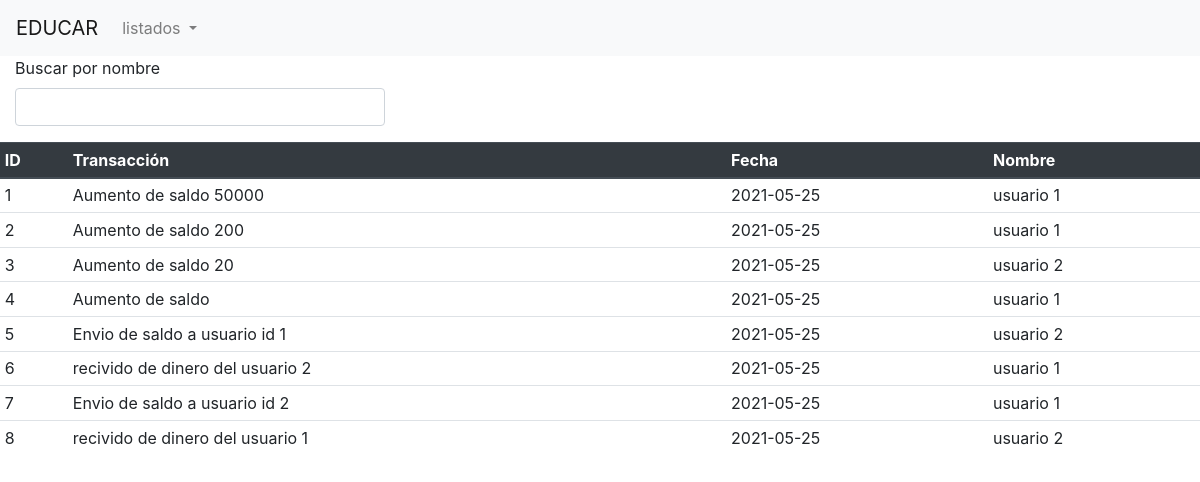
Screenshot of /transacciones.php with the database file from the repository.
### tables this page shows
CREATE TABLE `transacciones` (
  `ID_TRANSACCION` int(11) NOT NULL,
  `TIPO_DE_TRANSACCION` varchar(45) NOT NULL,
  `FECHA_TRANSACCION` date NOT NULL,
  `CANTIDAD` varchar(45) DEFAULT NULL,
  `USUARIO_ID_USUARIO` int(11) NOT NULL
);

CREATE TABLE `usuario` (
  `ID_USUARIO` int(11) NOT NULL,
  `NOMBRE` varchar(45) NOT NULL,
  `APELLIDO` varchar(45) NOT NULL,
  `SALDO` varchar(45) NOT NULL
);

### Admin/ComparModelo.php (called while the page is built, shortened)
<?php
class Conexion {
  private $servidor = "sql302.epizy.com";
  private $usuario = "epiz_28376393";
  private $contrasena = "WbnuPIIhQtKdzbn";
  private $based = "epiz_28376393_educar";
  private $conexion;
  private $result;
  public function conectar() {
    $this->conexion = new mysqli(
        $this->servidor, $this->usuario, $this->contrasena, $this->based
    );
    return true;
  }
  public function consulta($Campos, $Tabla, $Criterio, $Orden, $adicion = '', $adicionFin = '') {
    $sql = " SELECT $Campos FROM $Tabla";
    if ($this->result = $this->conexion->query($sql)) {
    }
  }
  function sigRegistro() {
    return $this->result->fetch_assoc();
  }
}

### transacciones.php (the view, shortened to what this page needs)
<?php
include 'Admin/ComparModelo.php';
?>
<!doctype html>
<html lang="es">
<head>
    <link rel="stylesheet" href="bootstrap-4/4.1/css/bootstrap.min.css" />
</head>
<body>
    <div class="" style="width : 100%; height : 100vh;">
        <?php
        include('menu.php');
        ?>
        <div class="form-group col-4">
            <label>Buscar por nombre</label>
            <input type="text" class="form-control buscar" id="buscar" name="buscar">
        </div>
        <div>
            <table class="table tableUsuarios table-sm table-hover">
                <thead class="thead-dark">
                    <tr>
                        <th>ID</th>
                        <th>Transacción</th>
                        <th>Fecha</th>
                        <th>Nombre</th>
                    </tr>
                </thead>
                <tbody>
                    <?php
                    $DB = new Conexion();
                    $DB->conectar();
                    $DB->Consulta('ID_TRANSACCION,TIPO_DE_TRANSACCION,FECHA_TRANSACCION,NOMBRE', 'transacciones INNER JOIN usuario ON ID_USUARIO = USUARIO_ID_USUARIO', '', '');
                    while ($usuario = $DB->sigRegistro()) {
                    ?>
                        <tr>
                            <td><?php echo $usuario['ID_TRANSACCION']; ?></td>
                            <td><?php echo $usuario['TIPO_DE_TRANSACCION']; ?></td>
                            <td><?php echo $usuario['FECHA_TRANSACCION']; ?></td>
                            <td><?php echo $usuario['NOMBRE']; ?></td>
                        </tr>
                    <?php
                    }
                    ?>
                </tbody>
            </table>
        </div>
    </div>
</body>
</html>

### menu.php (shortened to what this page needs)
<header class="header">
  <nav class="navbar navbar-expand-lg navbar-light bg-light">
    <a class="navbar-brand" href="#">EDUCAR</a>
    <div class="collapse navbar-collapse" id="navbarSupportedContent">
      <ul class="navbar-nav mr-auto">
      <li class="nav-item dropdown">
          <a class="nav-link dropdown-toggle" href="#" id="navbarDropdown" role="button" data-toggle="dropdown" aria-haspopup="true" aria-expanded="false">
            listados
          </a>
        </li>
      </ul>
    </div>
  </nav>
</header>

### rows the page displays
transacciones: ID_TRANSACCION "1", TIPO_DE_TRANSACCION "Aumento de saldo 50000", FECHA_TRANSACCION "2021-05-25", usuario.NOMBRE "usuario 1"
transacciones: ID_TRANSACCION "2", TIPO_DE_TRANSACCION "Aumento de saldo 200", FECHA_TRANSACCION "2021-05-25", usuario.NOMBRE "usuario 1"
transacciones: ID_TRANSACCION "3", TIPO_DE_TRANSACCION "Aumento de saldo 20", FECHA_TRANSACCION "2021-05-25", usuario.NOMBRE "usuario 2"
transacciones: ID_TRANSACCION "4", TIPO_DE_TRANSACCION "Aumento de saldo", FECHA_TRANSACCION "2021-05-25", usuario.NOMBRE "usuario 1"
transacciones: ID_TRANSACCION "5", TIPO_DE_TRANSACCION "Envio de saldo a usuario id 1", FECHA_TRANSACCION "2021-05-25", usuario.NOMBRE "usuario 2"
transacciones: ID_TRANSACCION "6", TIPO_DE_TRANSACCION "recivido de dinero del usuario 2", FECHA_TRANSACCION "2021-05-25", usuario.NOMBRE "usuario 1"
transacciones: ID_TRANSACCION "7", TIPO_DE_TRANSACCION "Envio de saldo a usuario id 2", FECHA_TRANSACCION "2021-05-25", usuario.NOMBRE "usuario 1"
transacciones: ID_TRANSACCION "8", TIPO_DE_TRANSACCION "recivido de dinero del usuario 1", FECHA_TRANSACCION "2021-05-25", usuario.NOMBRE "usuario 2"
